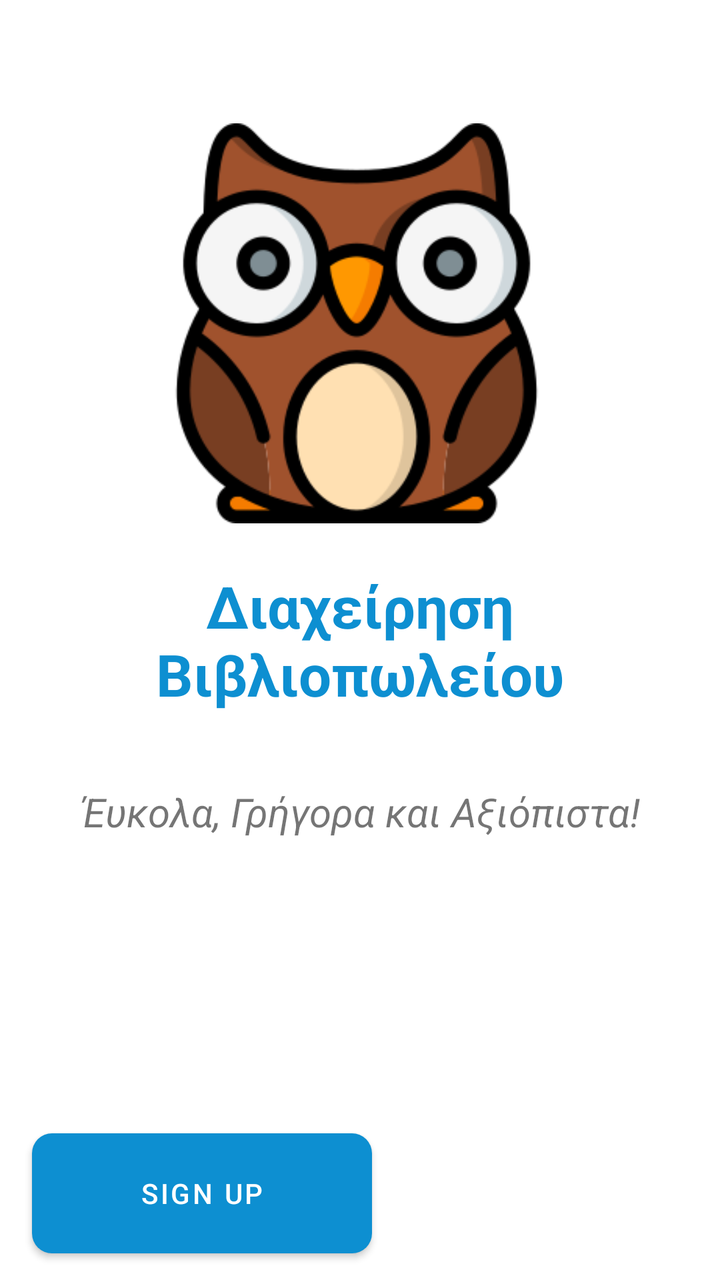
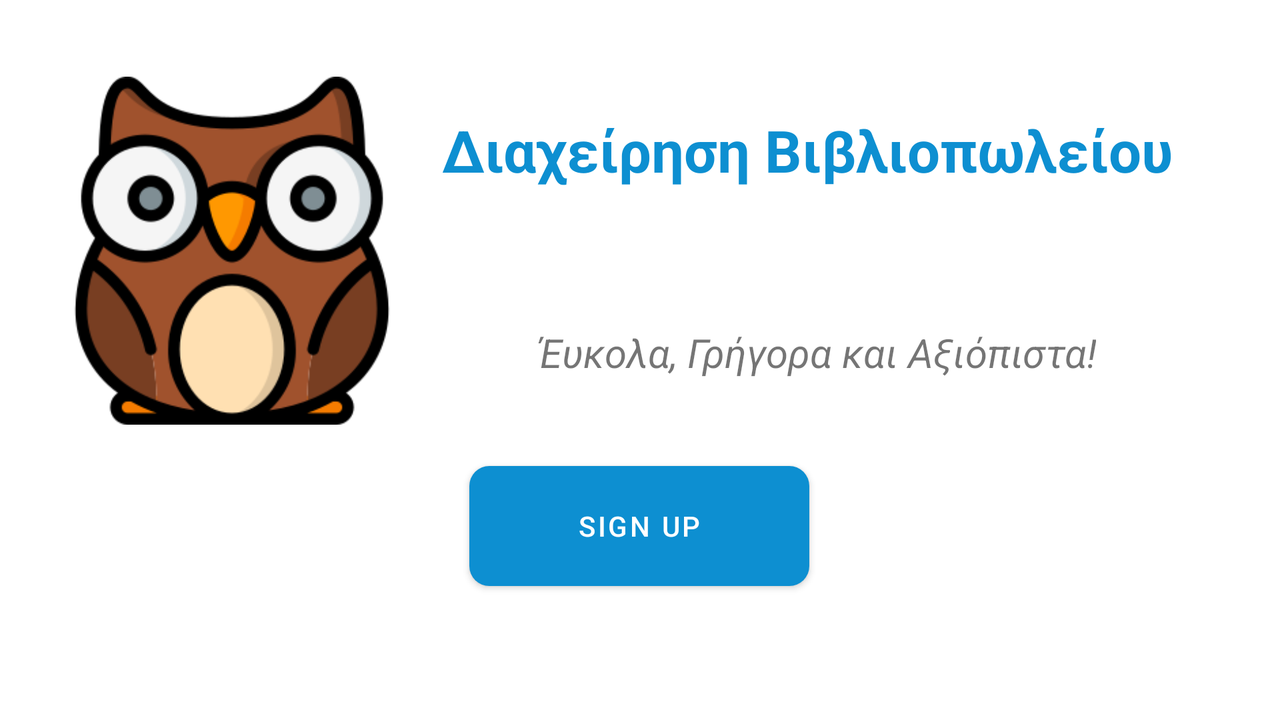

Compare how this app lays out the same screen by default and in its alternative resource folder. The renders come first, then the two layout files and the values they reference.
<!-- AndroidManifest.xml: application theme Theme.BLUE_BOOKS -->
<!-- res/layout/activity_welcome.xml -->
<?xml version="1.0" encoding="utf-8"?>
<androidx.constraintlayout.widget.ConstraintLayout xmlns:android="http://schemas.android.com/apk/res/android"
    xmlns:app="http://schemas.android.com/apk/res-auto"
    xmlns:tools="http://schemas.android.com/tools"
    android:id="@+id/main"
    android:layout_width="match_parent"
    android:layout_height="match_parent"
    tools:context=".WelcomeActivity">

    <ImageView
        android:id="@+id/imageView2"
        android:layout_width="0dp"
        android:layout_height="200dp"
        app:layout_constraintBottom_toBottomOf="parent"
        app:layout_constraintDimensionRatio="w,1:1"
        app:layout_constraintEnd_toEndOf="parent"
        app:layout_constraintHorizontal_bias="0.49"
        app:layout_constraintStart_toStartOf="parent"
        app:layout_constraintTop_toTopOf="parent"
        app:layout_constraintVertical_bias="0.13999999"
        app:srcCompat="@drawable/owl256" />

    <TextView
        android:id="@+id/textView1"
        android:layout_width="0dp"
        android:layout_height="wrap_content"
        android:text="@string/book_text"
        android:textAlignment="center"
        android:textColor="@color/bookstore_manage_text"
        android:textSize="29sp"
        android:textStyle="bold"
        app:layout_constraintBottom_toBottomOf="parent"
        app:layout_constraintEnd_toEndOf="parent"
        app:layout_constraintStart_toStartOf="parent"
        app:layout_constraintTop_toTopOf="parent" />

    <TextView
        android:id="@+id/textView2"
        android:layout_width="0dp"
        android:layout_height="wrap_content"
        android:text="@string/book_subtext"
        android:textAlignment="center"
        android:textSize="20sp"
        android:textStyle="italic"
        app:layout_constraintBottom_toBottomOf="parent"
        app:layout_constraintEnd_toEndOf="parent"
        app:layout_constraintStart_toStartOf="parent"
        app:layout_constraintTop_toBottomOf="@+id/textView1"
        app:layout_constraintVertical_bias="0.13999999" />

    <Button
        android:id="@+id/button_sign_up"
        android:layout_width="170dp"
        android:layout_height="60dp"
        android:layout_marginStart="16dp"
        android:layout_marginTop="174dp"
        android:layout_marginBottom="40dp"
        android:background="@drawable/button_sign_up"
        android:onClick="onButtonSignUpClicked"
        android:text="@string/signup"
        app:backgroundTint="@null"
        app:layout_constraintBottom_toBottomOf="parent"
        app:layout_constraintStart_toStartOf="parent"
        app:layout_constraintTop_toBottomOf="@+id/textView2" />

    <Button
        android:id="@+id/button_login"
        android:layout_width="170dp"
        android:layout_height="60dp"
        android:layout_marginTop="174dp"
        android:layout_marginEnd="16dp"
        android:layout_marginBottom="40dp"
        android:background="@drawable/button_login"
        android:onClick="onButtonLoginClicked"
        android:text="@string/login"
        app:backgroundTint="@null"
        app:layout_constraintBottom_toBottomOf="parent"
        app:layout_constraintEnd_toEndOf="parent"
        app:layout_constraintTop_toBottomOf="@+id/textView2" />
</androidx.constraintlayout.widget.ConstraintLayout>
<!-- resources referenced by this layout -->
<resources>
  <color name="bookstore_manage_text">#0d8fd1</color>
  <!-- drawable button_sign_up (drawable) -->
  <shape xmlns:android="http://schemas.android.com/apk/res/android">
      <solid android:color="@color/bookstore_manage_text"/>
      <corners android:radius="10dp"/>
  </shape>
  <!-- drawable owl256: png bitmap (drawable, 25461 bytes) -->
  <string name="book_subtext">Έυκολα, Γρήγορα και Αξιόπιστα!</string>
  <string name="book_text">Διαχείρηση Βιβλιοπωλείου</string>
  <string name="login">Login</string>
  <string name="signup">Sign Up</string>
  <style name="Theme.BLUE_BOOKS" parent="Theme.MaterialComponents.DayNight.DarkActionBar">
          
          <item name="colorPrimary">@color/purple_500</item>
          <item name="colorPrimaryVariant">@color/purple_700</item>
          <item name="colorOnPrimary">@color/white</item>
          
          <item name="colorSecondary">@color/teal_200</item>
          <item name="colorSecondaryVariant">@color/teal_700</item>
          <item name="colorOnSecondary">@color/black</item>
          
          <item name="android:statusBarColor">?attr/colorPrimaryVariant</item>
          
      </style>
  <color name="purple_500">#FF6200EE</color>
  <color name="purple_700">#FF3700B3</color>
  <color name="white">#FFFFFFFF</color>
  <color name="teal_200">#FF03DAC5</color>
  <color name="teal_700">#FF018786</color>
  <color name="black">#FF000000</color>
</resources>
<!-- res/layout-land/activity_welcome.xml (the repository's variant of the layout above) -->
<!-- drawn on the phone turned sideways -->
<?xml version="1.0" encoding="utf-8"?>
<androidx.constraintlayout.widget.ConstraintLayout xmlns:android="http://schemas.android.com/apk/res/android"
    xmlns:app="http://schemas.android.com/apk/res-auto"
    xmlns:tools="http://schemas.android.com/tools"
    android:id="@+id/main"
    android:layout_width="match_parent"
    android:layout_height="match_parent"
    tools:context=".WelcomeActivity">

    <ImageView
        android:id="@+id/imageView2"
        android:layout_width="206dp"
        android:layout_height="174dp"
        app:layout_constraintBottom_toBottomOf="parent"
        app:layout_constraintDimensionRatio="w,1:1"
        app:layout_constraintEnd_toEndOf="parent"
        app:layout_constraintHorizontal_bias="0.03"
        app:layout_constraintStart_toStartOf="parent"
        app:layout_constraintTop_toTopOf="parent"
        app:layout_constraintVertical_bias="0.206"
        app:srcCompat="@drawable/owl256" />

    <TextView
        android:id="@+id/textView1"
        android:layout_width="wrap_content"
        android:layout_height="51dp"
        android:text="@string/book_text"
        android:textAlignment="center"
        android:textColor="@color/bookstore_manage_text"
        android:textSize="29sp"
        android:textStyle="bold"
        app:layout_constraintBottom_toBottomOf="parent"
        app:layout_constraintEnd_toEndOf="parent"
        app:layout_constraintHorizontal_bias="0.805"
        app:layout_constraintStart_toStartOf="parent"
        app:layout_constraintTop_toTopOf="parent"
        app:layout_constraintVertical_bias="0.18" />

    <TextView
        android:id="@+id/textView2"
        android:layout_width="wrap_content"
        android:layout_height="wrap_content"
        android:layout_marginTop="56dp"
        android:text="@string/book_subtext"
        android:textAlignment="center"
        android:textSize="20sp"
        android:textStyle="italic"
        app:layout_constraintEnd_toEndOf="parent"
        app:layout_constraintHorizontal_bias="0.745"
        app:layout_constraintStart_toStartOf="parent"
        app:layout_constraintTop_toBottomOf="@+id/textView1" />

    <Button
        android:id="@+id/button_sign_up"
        android:layout_width="170dp"
        android:layout_height="60dp"
        android:background="@drawable/button_sign_up"
        android:onClick="onButtonSignUpClicked"
        android:text="@string/signup"
        app:backgroundTint="@null"
        app:layout_constraintBottom_toBottomOf="parent"
        app:layout_constraintEnd_toEndOf="parent"
        app:layout_constraintHorizontal_bias="0.499"
        app:layout_constraintStart_toStartOf="parent"
        app:layout_constraintTop_toTopOf="parent"
        app:layout_constraintVertical_bias="0.777" />

    <Button
        android:id="@+id/button_login"
        android:layout_width="170dp"
        android:layout_height="60dp"
        android:layout_marginStart="180dp"
        android:layout_marginEnd="16dp"
        android:background="@drawable/button_login"
        android:onClick="onButtonLoginClicked"
        android:text="@string/login"
        app:backgroundTint="@null"
        app:layout_constraintBottom_toBottomOf="parent"
        app:layout_constraintEnd_toEndOf="parent"
        app:layout_constraintHorizontal_bias="1.0"
        app:layout_constraintStart_toEndOf="@+id/button_sign_up"
        app:layout_constraintTop_toTopOf="parent"
        app:layout_constraintVertical_bias="0.777" />
</androidx.constraintlayout.widget.ConstraintLayout>
